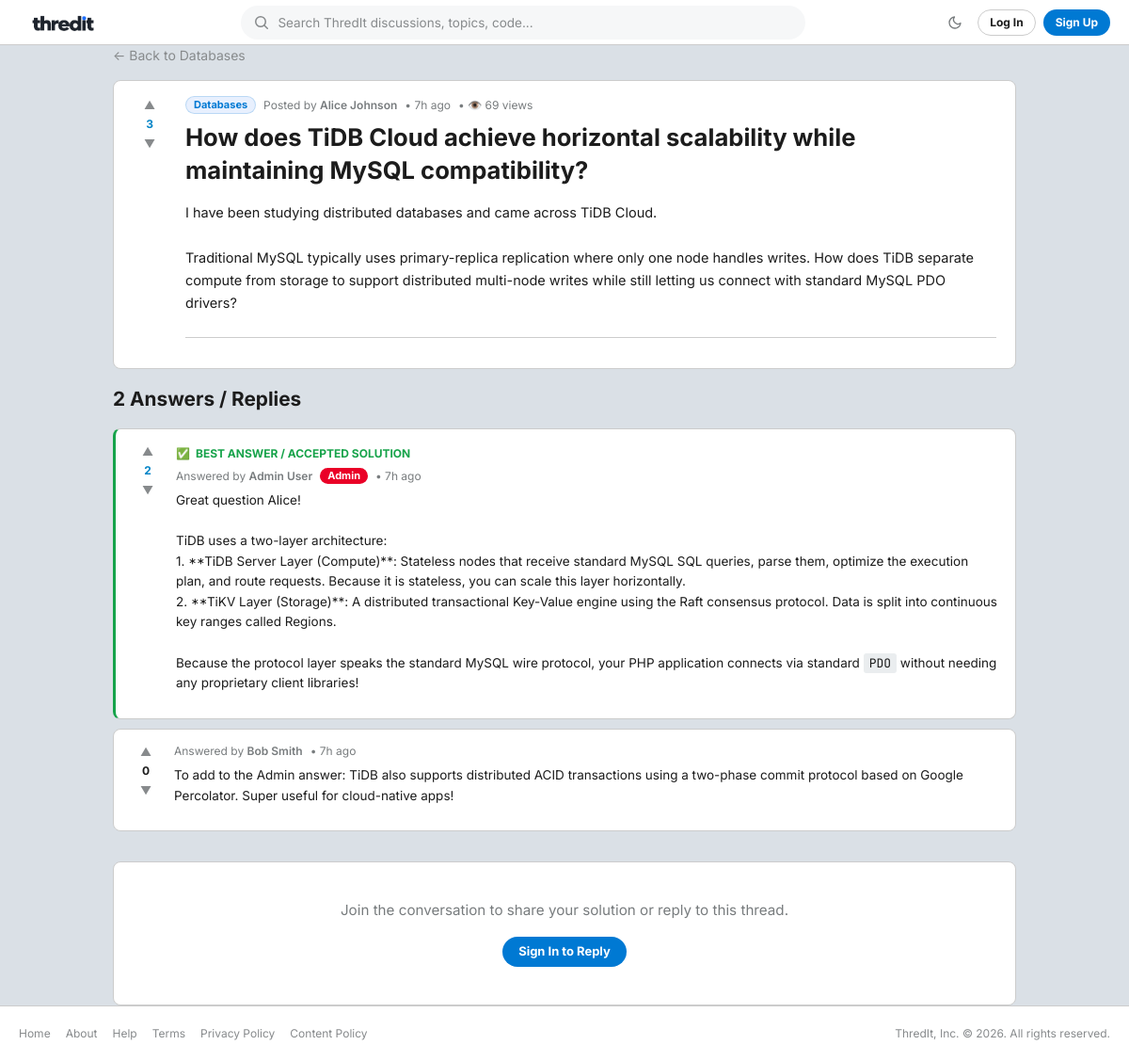
Page /public/thread.php?id=2 on the earlier database version.
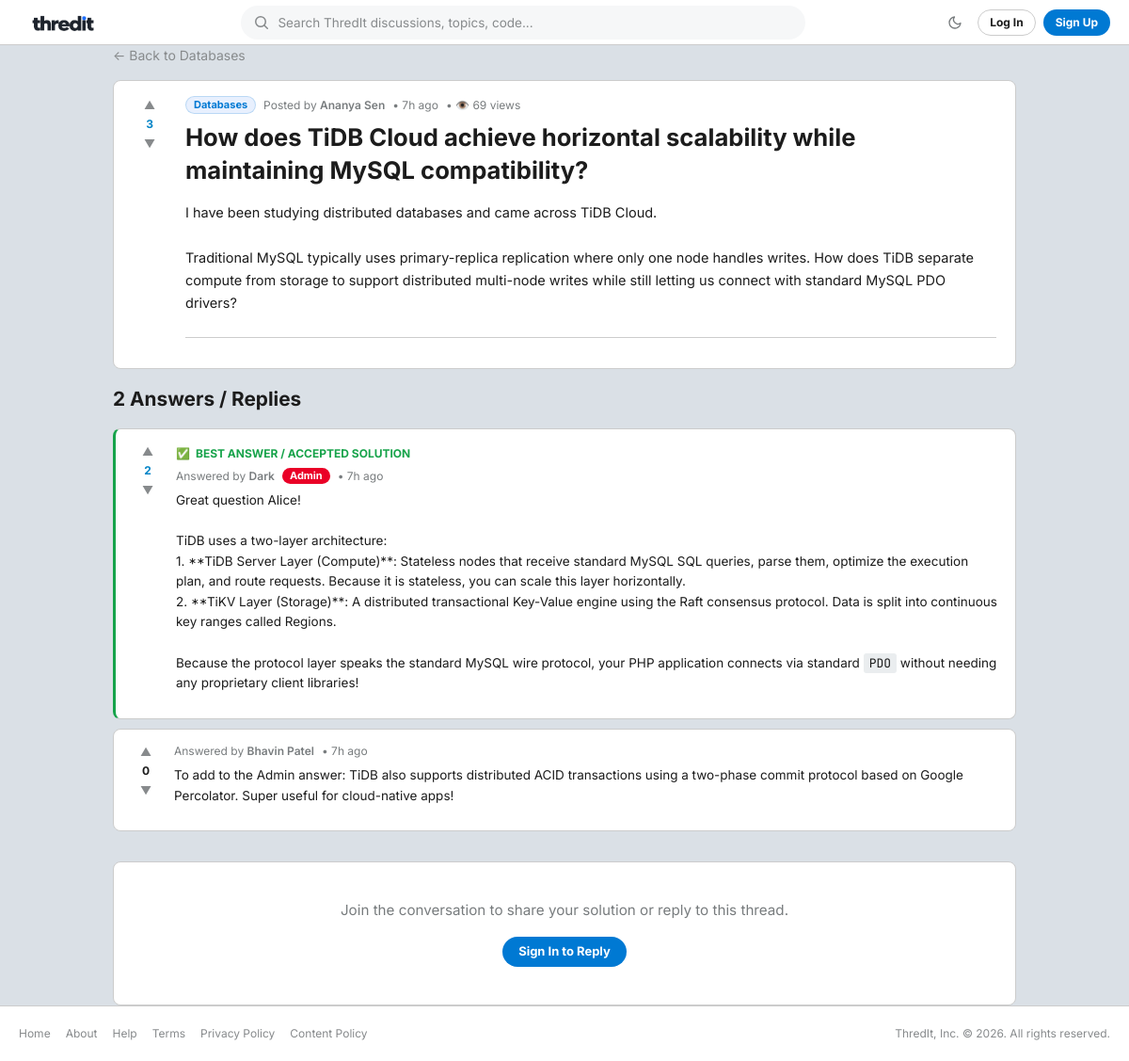
Same page on the later database version.
### tables this page shows
CREATE TABLE IF NOT EXISTS `threads` (
    `id` INT UNSIGNED NOT NULL AUTO_INCREMENT,
    `category_id` INT UNSIGNED NOT NULL,
    `user_id` INT UNSIGNED NOT NULL,
    `title` VARCHAR(255) NOT NULL,
    `body` MEDIUMTEXT NOT NULL,
    `is_pinned` TINYINT(1) NOT NULL DEFAULT 0,
    `is_locked` TINYINT(1) NOT NULL DEFAULT 0,
    `views` INT UNSIGNED NOT NULL DEFAULT 0,
    `created_at` DATETIME NOT NULL DEFAULT CURRENT_TIMESTAMP,
    PRIMARY KEY (`id`),
    INDEX `idx_threads_category` (`category_id`),
    INDEX `idx_threads_user` (`user_id`),
    INDEX `idx_threads_pinned_created` (`is_pinned`, `created_at` DESC),
    CONSTRAINT `fk_threads_category` FOREIGN KEY (`category_id`) REFERENCES `categories` (`id`) ON DELETE CASCADE,
    CONSTRAINT `fk_threads_user` FOREIGN KEY (`user_id`) REFERENCES `users` (`id`) ON DELETE CASCADE
);

CREATE TABLE IF NOT EXISTS `users` (
    `id` INT UNSIGNED NOT NULL AUTO_INCREMENT,
    `name` VARCHAR(100) NOT NULL,
    `email` VARCHAR(191) NOT NULL,
    `password_hash` VARCHAR(255) NOT NULL,
    `role` ENUM('user', 'moderator', 'admin') NOT NULL DEFAULT 'user',
    `is_banned` TINYINT(1) NOT NULL DEFAULT 0,
    `created_at` DATETIME NOT NULL DEFAULT CURRENT_TIMESTAMP,
    PRIMARY KEY (`id`),
    UNIQUE KEY `uq_users_email` (`email`),
    INDEX `idx_users_role` (`role`),
    INDEX `idx_users_banned` (`is_banned`)
);

CREATE TABLE IF NOT EXISTS `replies` (
    `id` INT UNSIGNED NOT NULL AUTO_INCREMENT,
    `thread_id` INT UNSIGNED NOT NULL,
    `user_id` INT UNSIGNED NOT NULL,
    `body` TEXT NOT NULL,
    `is_best` TINYINT(1) NOT NULL DEFAULT 0,
    `created_at` DATETIME NOT NULL DEFAULT CURRENT_TIMESTAMP,
    PRIMARY KEY (`id`),
    INDEX `idx_replies_thread` (`thread_id`),
    INDEX `idx_replies_user` (`user_id`),
    INDEX `idx_replies_best` (`is_best`),
    CONSTRAINT `fk_replies_thread` FOREIGN KEY (`thread_id`) REFERENCES `threads` (`id`) ON DELETE CASCADE,
    CONSTRAINT `fk_replies_user` FOREIGN KEY (`user_id`) REFERENCES `users` (`id`) ON DELETE CASCADE
);

CREATE TABLE IF NOT EXISTS `categories` (
    `id` INT UNSIGNED NOT NULL AUTO_INCREMENT,
    `name` VARCHAR(100) NOT NULL,
    `description` TEXT NOT NULL,
    PRIMARY KEY (`id`),
    UNIQUE KEY `uq_categories_name` (`name`)
);

### public/thread.php (the view, shortened to what the changed rows need)
<?php
require_once __DIR__ . '/../includes/functions.php';
$pdo = get_db_connection();
$threadId = (int) ($_GET['id'] ?? 0);
$stmt = $pdo->prepare("SELECT t.*,
                              u.name AS author_name, u.role AS author_role,
                              c.name AS category_name,
                              COALESCE(SUM(v.value), 0) AS vote_score
                       FROM threads t
                       INNER JOIN users u ON t.user_id = u.id
                       INNER JOIN categories c ON t.category_id = c.id
                       LEFT JOIN votes v ON v.target_type = 'thread' AND v.target_id = t.id
                       WHERE t.id = :id
                       GROUP BY t.id, u.id, u.name, u.role, c.id, c.name
                       LIMIT 1");
$stmt->execute([':id' => $threadId]);
$thread = $stmt->fetch();
if (!in_array($threadId, $_SESSION['viewed_threads'], true)) {
    $pdo->prepare("UPDATE threads SET views = views + 1 WHERE id = :id")->execute([':id' => $threadId]);
    $thread['views']++;
}
$replyStmt = $pdo->prepare("SELECT r.*,
                                   u.name AS author_name, u.role AS author_role,
                                   COALESCE(SUM(v.value), 0) AS vote_score
                            FROM replies r
                            INNER JOIN users u ON r.user_id = u.id
                            LEFT JOIN votes v ON v.target_type = 'reply' AND v.target_id = r.id
                            WHERE r.thread_id = :thread_id
                            GROUP BY r.id, u.id, u.name, u.role
                            ORDER BY r.is_best DESC, r.created_at ASC");
$replyStmt->execute([':thread_id' => $threadId]);
$replies = $replyStmt->fetchAll();
$userReplyVotes = [];
require_once __DIR__ . '/../includes/header.php';
?>
<div style="max-width: 960px; margin: 0 auto;">
    <div style="margin-bottom: 1rem;">
        <a href="<?= url('public/category.php?id=' . $thread['category_id']) ?>" style="color: var(--text-muted); text-decoration: none; font-size: 0.875rem;">
            &larr; Back to <?= e($thread['category_name']) ?>
        </a>
    </div>
    <article class="card thread-header-card <?= $thread['is_pinned'] ? 'thread-pinned' : '' ?> <?= $thread['is_locked'] ? 'thread-locked' : '' ?>">
        <div style="display: flex; gap: 1.25rem;">
            <div style="flex: 1; min-width: 0;">
                <div class="thread-meta">
                    <a href="<?= url('public/category.php?id=' . $thread['category_id']) ?>" class="badge badge-category">
                        <?= e($thread['category_name']) ?>
                    </a>
                    <span>Posted by <a href="<?= url('public/profile.php?id=' . $thread['user_id']) ?>" style="color:inherit; font-weight:600; text-decoration:none;"><?= e($thread['author_name']) ?></a></span>
                    <span>• <?= time_ago($thread['created_at']) ?></span>
                    <span>• 👁️ <?= (int) $thread['views'] ?> views</span>
                </div>
                <h1 style="font-size: 1.6rem; font-weight: 700; line-height: 1.35; margin: 0.5rem 0 1rem;">
                    <?= e($thread['title']) ?>
                </h1>
                <div class="thread-detail-body">
                    <?= format_post_body($thread['body']) ?>
                </div>
                <div style="display: flex; gap: 0.5rem; flex-wrap: wrap; margin-top: 1.5rem; padding-top: 1rem; border-top: 1px solid var(--border-color); font-size: 0.85rem;">
                </div>
            </div>
        </div>
    </article>
    <div id="replies" class="replies-section">
        <h2 style="font-size: 1.3rem; font-weight: 700; margin-bottom: 1rem;">
            <?= count($replies) ?> <?= count($replies) === 1 ? 'Answer / Reply' : 'Answers / Replies' ?>
        </h2>
        <?php if (empty($replies)): ?>
            <div class="card empty-state" style="padding: 2rem;">
                <div class="empty-state-icon">💡</div>
                <div class="empty-state-title">No replies yet</div>
                <p style="font-size: 0.875rem;">Can you help solve this question? Leave a constructive reply below.</p>
            </div>
        <?php else: ?>
            <?php foreach ($replies as $r): ?>
                <?php
                $replyVote = $userReplyVotes[(int) $r['id']] ?? 0;
                $replyScore = (int) $r['vote_score'];
                ?>
                <div class="card reply-card <?= $r['is_best'] ? 'reply-best' : '' ?>" id="reply-<?= $r['id'] ?>">
                    <div class="vote-col">
                        <button type="button" class="vote-btn <?= $replyVote === 1 ? 'active-up' : '' ?>"
                                data-target-type="reply"
                                data-target-id="<?= $r['id'] ?>"
                                data-vote="1"
                                data-vote-url="<?= url('public/vote.php') ?>"
                                title="Upvote" aria-label="Upvote">
                            ▲
                        </button>
                        <span class="vote-score <?= $replyScore > 0 ? 'score-positive' : ($replyScore < 0 ? 'score-negative' : '') ?>">
                            <?= $replyScore ?>
                        </span>
                        <button type="button" class="vote-btn <?= $replyVote === -1 ? 'active-down' : '' ?>"
                                data-target-type="reply"
                                data-target-id="<?= $r['id'] ?>"
                                data-vote="-1"
                                data-vote-url="<?= url('public/vote.php') ?>"
                                title="Downvote" aria-label="Downvote">
                            ▼
                        </button>
                    </div>
                    <div class="reply-content">
                        <?php if ($r['is_best']): ?>
                            <div class="best-answer-header">
                                <span>✅</span> <span>BEST ANSWER / ACCEPTED SOLUTION</span>
                            </div>
                        <?php endif; ?>
                        <div class="thread-meta">
                            <span>Answered by <a href="<?= url('public/profile.php?id=' . $r['user_id']) ?>" style="color:inherit; font-weight:600; text-decoration:none;"><?= e($r['author_name']) ?></a></span>
                            <?php if ($r['author_role'] === 'admin'): ?>
                                <span class="badge badge-role badge-role-admin">Admin</span>
                            <?php elseif ($r['author_role'] === 'moderator'): ?>
                                <span class="badge badge-role badge-role-mod">Mod</span>
                            <?php endif; ?>
                            <span>• <?= time_ago($r['created_at']) ?></span>
                        </div>
                        <div class="reply-body">
                            <?= format_post_body($r['body']) ?>
                        </div>
                    </div>
                </div>
            <?php endforeach; ?>
        <?php endif; ?>
    </div>
</div>
<?php require_once __DIR__ . '/../includes/footer.php'; ?>

### includes/functions.php (shortened to what the changed rows need)
<?php
if (!function_exists('get_base_url')) {
    function get_base_url(): string
    {
        $protocol = (!empty($_SERVER['HTTPS']) && $_SERVER['HTTPS'] !== 'off') ? 'https://' : 'http://';
        $host = $_SERVER['HTTP_HOST'] ?? 'localhost';
        $scriptPath = str_replace('\\', '/', $_SERVER['SCRIPT_NAME'] ?? '');
        $scriptDir = dirname($scriptPath);
        $baseFolder = preg_replace('#/(public|admin|includes|api)$#i', '', $scriptDir);
        return rtrim($protocol . $host . $baseFolder, '/');
    }
}
if (!function_exists('url')) {
    function url(string $path = ''): string
    {
        $base = get_base_url();
        $trimmedPath = ltrim($path, '/');
        return $trimmedPath === '' ? $base : $base . '/' . $trimmedPath;
    }
}
if (!function_exists('e')) {
    function e(mixed $string): string
    {
        return htmlspecialchars((string) ($string ?? ''), ENT_QUOTES, 'UTF-8');
    }
}
if (!function_exists('time_ago')) {
    function time_ago(string $datetime): string
    {
        $timestamp = strtotime($datetime);
        $difference = time() - $timestamp;
        if ($difference < 86400) {
            $hours = floor($difference / 3600);
            return $hours . 'h ago';
        }
        return date('M j, Y', $timestamp);
    }
}
if (!function_exists('format_post_body')) {
    function format_post_body(string $body): string
    {
        $codeBlocks = [];
        $pattern = '/```([a-zA-Z0-9_-]*)\n?(.*?)```/s';
        $bodyWithPlaceholders = preg_replace_callback($pattern, function ($matches) use (&$codeBlocks) {
            $placeholder = '___CODE_BLOCK_' . count($codeBlocks) . '___';
            $lang = trim($matches[1]);
            $code = $matches[2];
            $codeBlocks[$placeholder] = [
                'lang' => $lang,
                'code' => $code
            ];
            return $placeholder;
        }, $body);
        $escaped = e($bodyWithPlaceholders);
        $escaped = preg_replace('/^###\s+(.+)$/m', '<h3>$1</h3>', $escaped);
        $escaped = preg_replace('/^##\s+(.+)$/m', '<h2>$1</h2>', $escaped);
        $escaped = preg_replace('/^#\s+(.+)$/m', '<h1>$1</h1>', $escaped);
        $escaped = preg_replace('/`([^`\r\n]+)`/', '<code>$1</code>', $escaped);
        $formatted = nl2br($escaped);
        $formatted = preg_replace('/(<\/(?:h1|h2|h3)>)\s*<br\s*\/?>/i', '$1', $formatted);
        return $formatted;
    }
}

Differences in the rows shown:
changed through a linked row, threads "7h ago": user.name "Alice Johnson" → "Ananya Sen"
changed through a linked row, replies: user.name "Admin User" → "Dark"
changed through a linked row, replies: user.name "Bob Smith" → "Bhavin Patel"
